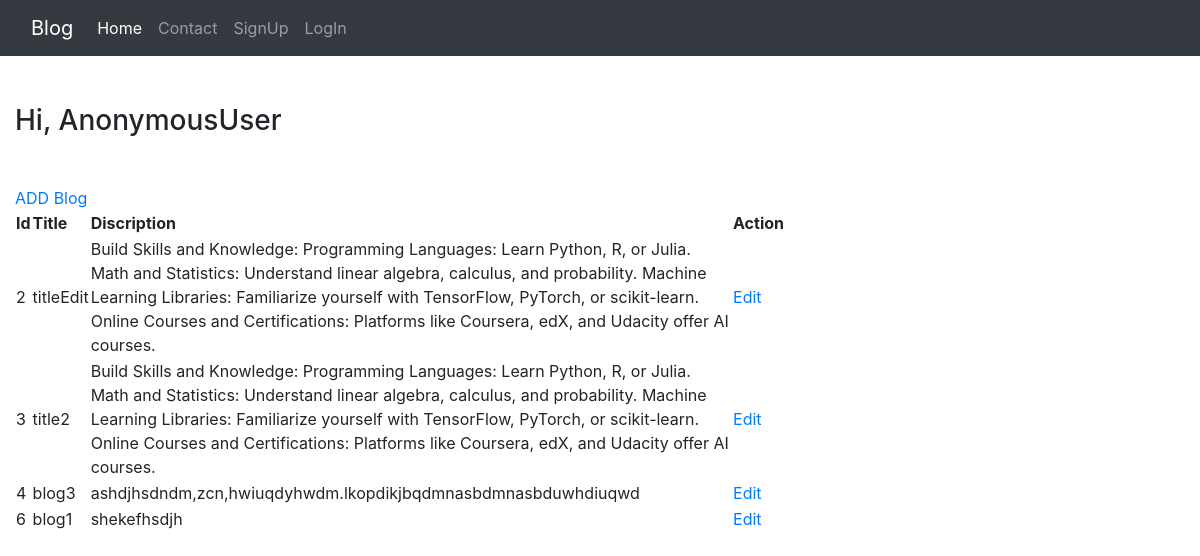
/dashboard/, run on the app's committed database.
### blog/models.py (models this page shows, shortened)
class Blog(models.Model):
    title = models.CharField(max_length = 20)
    blog = models.TextField()

### blog/views.py (the view)
# urls.py: path("dashboard/", views.dashboard,name="dashboard"),
def dashboard(request):
    if request.method == "POST":
        form = BlogForm(request.POST)
        if form.is_valid():
            form.save()
    else:
        form = BlogForm()
    blog = Blog.objects.all()
    context = {"form":form, "blogs":blog}
    return render(request,"blog/dashboard.html", context)

### templates/blog/dashboard.html (shortened to what this page needs)
{% extends 'base/base.html'%}
{% block body %}
    <div class="col-sm-8">
        <h3 class ="text-black my-5">Hi, {{user}}</h3>
        <a href="{% url 'addBlog'  %}" type"submit" >ADD Blog</a>
        <form action = "">
            <table>
                <tr>
                    <th>Id </th>
                    <th>Title</th>
                    <th>Discription</th>
                    <th>Action</th>
                </tr>
                {% for blog in blogs %}
                    <tr>
                        <td>{{blog.id}}</td>
                        <td>{{blog.title}}</td>
                        <td>{{blog.blog}}</td>
                        <td><a href="{% url 'edit' blog.id %}" type"submit" >Edit</a>
                            {% if params.blog.delete_blog%} <a href="{% url 'delete' blog.id %}" type"submit">Delete</a>{% endif%}</td>
                    </tr>
                {% endfor %}
            </table>
        </form>
    </div>
{% endblock body%}

### templates/base/base.html (shortened to what this page needs)
<!DOCTYPE html>
{% load static%}
<html lang="en">
<head>
    <link rel="stylesheet" href="{% static 'css/bootstrap.min.css'%}"></link>
</head>
<body>
    {% include "base/navBar.html" %}
    <div>
    {% block body %}
    {% endblock body %}
    </div>
</body>
</html>

### templates/base/navBar.html (shortened to what this page needs)
<nav class="navbar navbar-expand-lg navbar-dark bg-dark">
    <div class="container-fluid">
      <a class="navbar-brand" href="#">Blog</a>
      <div class="collapse navbar-collapse" id="navbarSupportedContent">
        <ul class="navbar-nav me-auto mb-2 mb-lg-0">
          <li class="nav-item">
            <a class="nav-link active" aria-current="page" href="/">Home</a>
          </li>
          <li class="nav-item">
            <a class="nav-link" href="{% url 'contact'%}">Contact</a>
          </li>
          {% if user.is_authenticated %}
          <li class="nav-item">
            <a class="nav-link" href="{% url 'logOut'%}">LogOut</a>
          </li>
          {% else %}
          <li class="nav-item">
            <a class="nav-link" href="{% url 'signUp'%}">SignUp</a>
          </li>
          <li class="nav-item">
            <a class="nav-link" href="{% url 'logIn'%}">LogIn</a>
          </li>
          {% endif %}
        </ul>
      </div>
    </div>
  </nav>

### data on the page
Blog: id "2", title "titleEdit", blog "Build Skills and Knowledge: Programming Languages: Learn Python, R, or Julia. Math and Statistics: Understand linear algebra, calculus, and probability. Machine Learning Libraries: Familiarize yourself with TensorFlow, PyTorch, or scikit-learn. Online Courses and Certifications: Platforms like Coursera, edX, and Udacity offer AI courses."
Blog: id "3", title "title2", blog "Build Skills and Knowledge: Programming Languages: Learn Python, R, or Julia. Math and Statistics: Understand linear algebra, calculus, and probability. Machine Learning Libraries: Familiarize yourself with TensorFlow, PyTorch, or scikit-learn. Online Courses and Certifications: Platforms like Coursera, edX, and Udacity offer AI courses."
Blog: id "4", title "blog3", blog "ashdjhsdndm,zcn,hwiuqdyhwdm.lkopdikjbqdmnasbdmnasbduwhdiuqwd"
Blog: id "6", title "blog1", blog "shekefhsdjh"

### other printed values
{{ user }} "AnonymousUser"
